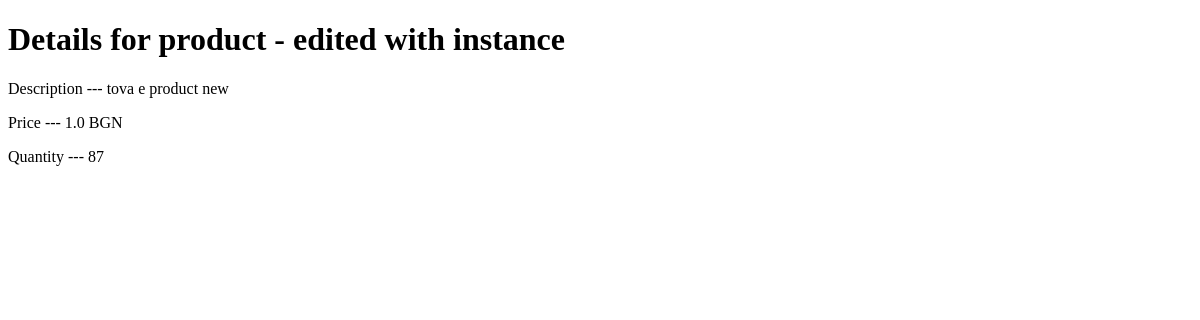
The app's page /shop/detail/product/1/ (signed in), older data.
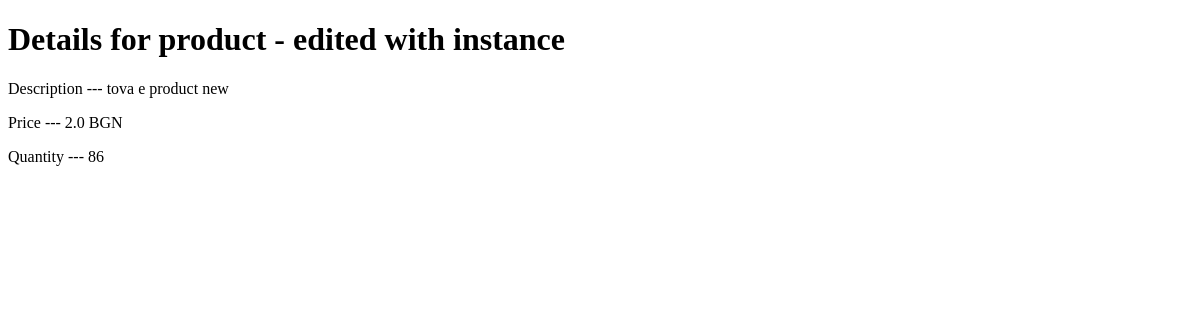
The same page, newer data.
### shop/models.py (models this page shows, shortened)
class Product(models.Model):
    user = models.ForeignKey(User, on_delete=models.CASCADE)
    product_stripe_id = models.CharField(max_length=200, null=True)
    price_stripe_id = models.CharField(max_length=200, null=True)
    name = models.CharField(max_length=200)
    description = models.CharField(max_length=2000)
    price = models.FloatField(default=0)
    currency = models.CharField(max_length=200)
    total_quantity = models.IntegerField(default=0)

### shop/views.py (the view, shortened to what this page needs)
# urls.py: path("detail/product/<int:product_id>/", views.detail_product, name="detail_product"),
def detail_product(request, product_id):
    user = get_session_user(request)
    check_stripe_id(user)
    product = get_object_or_404(Product, id=product_id)
    if product.user_id == user.id:
        can_pay = None
    else:
        can_pay = True
    form = BuyProductsForm(request.POST or None, product=product, user=user)
    return render(request, "shop/detail_product.html", {"product": product, "can_pay": can_pay, "form": form})

### shop/views.py (called while the page is built)
def get_session_user(request):
    user_id = request.session.get("user_id")
    if not user_id:
        raise ValueError("You are not logged or don't have permission")
    else:
        user = User.objects.get(pk=user_id)
        return user

def check_stripe_id(user):
    try:
        stripe_data = StripeData.objects.get(user=user)
        n = stripe.Account.retrieve(stripe_data.stripe_id, STRIPE_SECRET_KEY)
        stripe_id = n.id
    except Exception:
        stripe_id = None
    return stripe_id

### shop/templates/shop/detail_product.html (shortened to what this page needs)
{% extends "base.html" %}
{% block content %}
<h1>Details for {{ product.name }}</h1>
<p>Description --- {{product.description}}</p>
<p>Price --- {{product.price}} {{product.currency}}</p>
<p>Quantity --- {{product.total_quantity}}</p>
{% endblock content %}

### shop/templates/base.html (shortened to what this page needs)
<!DOCTYPE html>
<html lang="en">
<head>
</head>
<body>
    {% block content %}{% endblock content%}
</body>
</html>

Row changes from the older to the newer data that the page shows:
changed Product "product - edited with instance": price "1.0" → "2.0"; total_quantity "87" → "86"
